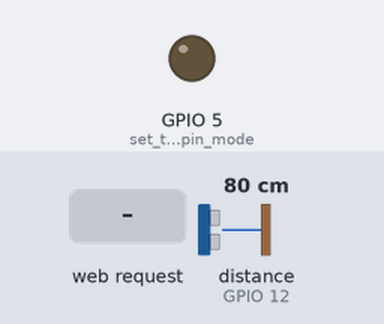
Bench run of a sketch on a simulated ESP32. On the bench: output pins drawn as LEDs (lit = HIGH). Wiring (inferred from the names in the program): ultrasonic range finder: trigger GPIO 13; echo GPIO 12. The test bench sets the inputs (shaded band); at power-on: distance to the obstacle (sensor on GPIO 12) 80 cm. The echo pulse lasts 58.3 µs per cm; WiFi joins after 1.5 s; servers stay silent unless stated; pins used as bus, display or sensor lines are not drawn; what the sketch prints to the serial monitor is not drawn.

Above: at 2.7 s.
2.8 s: HTTP request GET /H received
At 3.8 s:
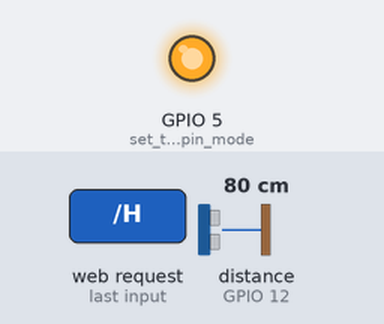
4.3 s: HTTP request GET /L received
At 5.0 s:
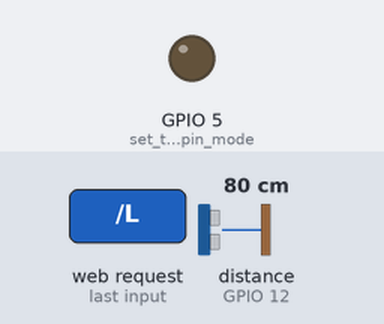
Timing chart, 0 to 7.3 s (numbered marks = the images above; inputs shaded):
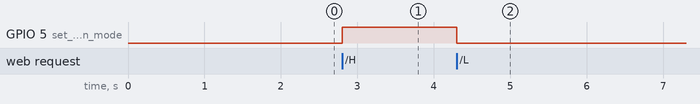

The sketch:

test_distance_ultra_son_affich__par_wifi_FONTIONNEL_.ino.ino
```cpp
/*
 WiFi Web Server LED Blink
 A simple web server that lets you blink an LED via the web.
 This sketch will print the IP address of your WiFi Shield (once connected)
 to the Serial monitor. From there, you can open that address in a web browser
 to turn on and off the LED on pin 5.
 If the IP address of your shield is yourAddress:
 http://yourAddress/H turns the LED on
 http://yourAddress/L turns it off
 This example is written for a network using WPA encryption. For
 WEP or WPA, change the Wifi.begin() call accordingly.
 Circuit:
 * WiFi shield attached
 * LED attached to pin 5
 created for arduino 25 Nov 2012
 by Tom Igoe
ported for sparkfun esp32
31.01.2017 by Jan Hendrik Berlin

 */

#include <WiFi.h>

const char* ssid     = "SFR_3920";
const char* password = "ght2vtt9";
const int pingPin = 13;
const int echoPin = 12;
int distance[10];
int k;

WiFiServer server(80);

void setup()
{
    Serial.begin(115200);
    pinMode(5, OUTPUT);      // set the LED pin mode

    delay(10);

    // We start by connecting to a WiFi network

    Serial.println();
    Serial.println();
    Serial.print("Connecting to ");
    Serial.println(ssid);

    WiFi.begin(ssid, password);

    while (WiFi.status() != WL_CONNECTED) {
        delay(500);
        Serial.print(".");
    }

    Serial.println("");
    Serial.println("WiFi connected.");
    Serial.println("IP address: ");
    Serial.println(WiFi.localIP());

    server.begin();
    pinMode(pingPin, OUTPUT);
    pinMode(echoPin, INPUT);

}

int value = 0;

void loop(){
  if (k==1000){
    k=0;
    mesure();
  }
  k++;
 WiFiClient client = server.available();   // listen for incoming clients
  if (client) {                             // if you get a client,
    Serial.println("New Client.");           // print a message out the serial port
    String currentLine = "";                // make a String to hold incoming data from the client
    while (client.connected()) {            // loop while the client's connected
      if (client.available()) {             // if there's bytes to read from the client,
        char c = client.read();             // read a byte, then
        Serial.write(c);                    // print it out the serial monitor
        if (c == '\n') {                    // if the byte is a newline character

          // if the current line is blank, you got two newline characters in a row.
          // that's the end of the client HTTP request, so send a response:
          if (currentLine.length() == 0) {
            // HTTP headers always start with a response code (e.g. HTTP/1.1 200 OK)
            // and a content-type so the client knows what's coming, then a blank line:
            client.println("HTTP/1.1 200 OK");
            client.println("Content-type:text/html");
            client.println();

            // the content of the HTTP response follows the header:
            client.print("Click <a href=\"/H\">here</a> to turn the LED on pin 5 on.<br>");
            client.print("Click <a href=\"/L\">here</a> to turn the LED on pin 5 off.<br>");
            int j;
            for(j=0;j<10;j++){
              client.print(distance[j]);
              client.print("<br>");
            }

            // The HTTP response ends with another blank line:
            client.println();
            // break out of the while loop:
            break;
          } else {    // if you got a newline, then clear currentLine:
            currentLine = "";
          }
        } else if (c != '\r') {  // if you got anything else but a carriage return character,
          currentLine += c;      // add it to the end of the currentLine
        }

        // Check to see if the client request was "GET /H" or "GET /L":
        if (currentLine.endsWith("GET /H")) {
          digitalWrite(5, HIGH);               // GET /H turns the LED on
        }
        if (currentLine.endsWith("GET /L")) {
          digitalWrite(5, LOW);                // GET /L turns the LED off
        }
      }
    }
    // close the connection:
    client.stop();
    Serial.println("Client Disconnected.");
  }
}


long microsecondsToCentimeters(long microseconds) {
  // The speed of sound is 340 m/s or 29 microseconds per centimeter.
  // The ping travels out and back, so to find the distance of the object we
  // take half of the distance travelled.
  return microseconds / 29 / 2;
}

void decaldistance(long cm){
  int i;
  for (i=0;i<10;i++)
  {
    distance[i+1]=distance[i];
  }
  distance[0]=cm;
}


void mesure(void)
{
      // establish variables for duration of the ping, and the distance result
  // in inches and centimeters:
  long duration, cm;

  // The PING))) is triggered by a HIGH pulse of 2 or more microseconds.
  // Give a short LOW pulse beforehand to ensure a clean HIGH pulse:

  digitalWrite(pingPin, LOW);
  delayMicroseconds(2);
  digitalWrite(pingPin, HIGH);
  delayMicroseconds(5);
  digitalWrite(pingPin, LOW);

  // The same pin is used to read the signal from the PING))): a HIGH pulse
  // whose duration is the time (in microseconds) from the sending of the ping
  // to the reception of its echo off of an object.

  duration = pulseIn(echoPin, HIGH);

  // convert the time into a distance
  cm = microsecondsToCentimeters(duration);
  decaldistance(cm);

  Serial.print(cm);
  Serial.print("cm");
  Serial.println();
}
```

Measured:
- after the input at 2.8 s, GPIO 5 (set_the_LED_pin_mode): LOW → HIGH at once
- after the input at 4.3 s, GPIO 5 (set_the_LED_pin_mode): HIGH → LOW at once
